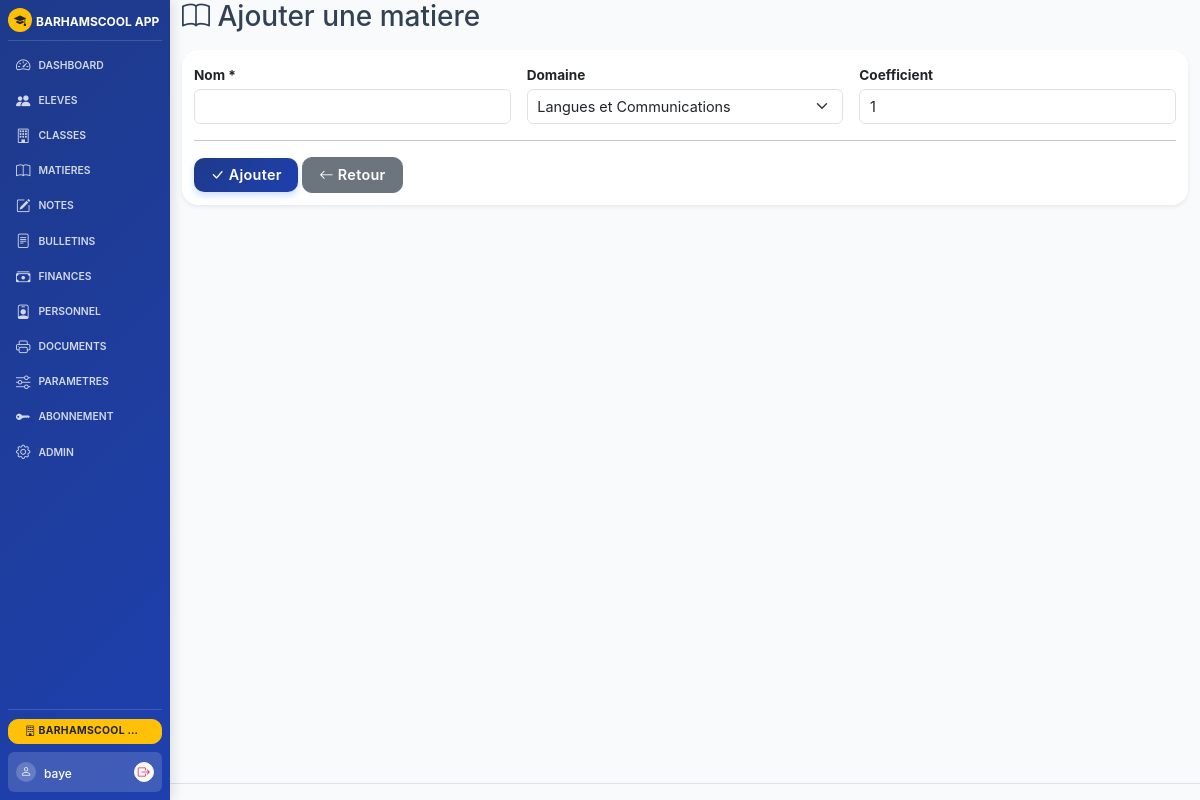
Screenshot of /matieres/ajouter (signed in) with the database file from the repository.
### models.py (models this page shows, shortened)
class Ecole(db.Model):
    id = db.Column(db.Integer, primary_key=True)
    nom = db.Column(db.String(200), default='BARHAMSCOOL APP')
    identifiant = db.Column(db.String(50), unique=True, nullable=True)
    adresse = db.Column(db.String(300), default='ZAC MBAO CITE CAPEC')
    tel = db.Column(db.String(100), default='338369035-772601310-777385032')
    annee_scolaire = db.Column(db.String(20), default='2024-2025')
    zone = db.Column(db.String(100), default='RUFISQUE')
    dev = db.Column(db.String(200), default='Abdou Diatta - Barham Informatique')
    email = db.Column(db.String(150), default='')
    type_ecole = db.Column(db.String(100), default='')
    directeur = db.Column(db.String(150), default='')
    chef_etablissement = db.Column(db.String(150), default='')
    slogan = db.Column(db.String(300), default='')
    autorisation = db.Column(db.String(100), default='')
    code_etablissement = db.Column(db.String(50), default='')
    ia = db.Column(db.String(100), default='')
    ief = db.Column(db.String(100), default='')
    session_timeout = db.Column(db.Integer, default=30)  # en minutes
    max_login_attempts = db.Column(db.Integer, default=5)
    lockout_duration = db.Column(db.Integer, default=15)  # en minutes
    ip_whitelist = db.Column(db.Text, default='')  # IPs autorisées (séparées par virgule)
    smtp_server = db.Column(db.String(150), default='')
    smtp_port = db.Column(db.Integer, default=587)
    smtp_user = db.Column(db.String(150), default='')
    smtp_password = db.Column(db.String(150), default='')
    smtp_use_tls = db.Column(db.Boolean, default=True)
    email_expediteur = db.Column(db.String(150), default='')

class User(UserMixin, db.Model):
    id = db.Column(db.Integer, primary_key=True)
    username = db.Column(db.String(80), unique=True, nullable=False)
    password_hash = db.Column(db.String(256), nullable=False)
    role = db.Column(db.String(50), default='user')
    ecole_id = db.Column(db.Integer, db.ForeignKey('ecole.id'), nullable=True)
    created_at = db.Column(db.DateTime, default=lambda: datetime.now(timezone.utc))
    last_login = db.Column(db.DateTime, nullable=True)
    identifiant = db.Column(db.String(50), unique=True, nullable=True)
    ecole = db.relationship('Ecole', backref='users')

### routes_classes.py (the view)
@app.route('/matieres/ajouter', methods=['GET','POST'])
@login_required
def matiere_ajouter():
    ecole_id = get_current_ecole_id()
    e = Ecole.query.get(ecole_id)
    if request.method == 'POST':
        db.session.add(Matiere(nom=request.form.get('nom'), domaine=request.form.get('domaine'), coefficient=request.form.get('coefficient',1), ecole_id=ecole_id))
        db.session.commit(); flash('Matière ajoutée','success'); return redirect(url_for('matieres'))
    return render_template('classes/matiere_form.html', ecole=e)

### app.py (called while the page is built, shortened)
def get_current_ecole_id():
    if 'ecole_id' in session:
        return session['ecole_id']
    ecole = Ecole.query.first()
    if ecole:
        session['ecole_id'] = ecole.id
        return ecole.id
    return 1

def get_current_annee():
    annee_session = session.get('annee_scolaire')
    if annee_session and str(annee_session).strip().lower() != 'none':
        return annee_session

@app.context_processor
def inject_globals():
    try:
        ecole_id = get_current_ecole_id()
        ecole = Ecole.query.get(ecole_id)
        if not ecole:
            ecole = Ecole.query.first()
            if ecole: session['ecole_id'] = ecole.id
        all_ecoles = Ecole.query.all()
        annees = AnneeScolaire.query.filter_by(ecole_id=ecole_id).order_by(AnneeScolaire.annee.desc()).all()
        current_annee = get_current_annee()
    except Exception:
        ecole = None
        all_ecoles = []
        annees = []
        current_annee = get_current_annee()
    return dict(ecole=ecole, all_ecoles=all_ecoles, all_annees=annees, current_annee=current_annee)

@app.context_processor
def inject_licence_status():
    from flask_login import current_user
    from models import Licence
    try:
        if current_user.is_authenticated and current_user.role != 'super_users':
            ecole_id = get_current_ecole_id()
            licence = Licence.licence_active_for_ecole(ecole_id)
            if licence:
                return {
                    'has_licence': True,
                    'est_essai': licence.essai,
                    'jours_restants': licence.jours_restants
                }
            return {'has_licence': False, 'est_essai': False, 'jours_restants': 0}
    except:
        pass
    return {'has_licence': True, 'est_essai': False, 'jours_restants': 0}  # super_users = toujours true

### routes_auth.py (called while the page is built)
@login_manager.user_loader
def load_user(id): return User.query.get(int(id))

### templates/classes/matiere_form.html (shortened to what this page needs)
{% extends "base.html" %}
{% block content %}
<h3 class="mb-3"><i class="bi bi-book"></i> {{ 'Modifier' if matiere else 'Ajouter' }} une matiere</h3>
<div class="card shadow-sm"><div class="card-body">
<form method="POST" action="{{ url_for('matiere_modifier', id=matiere.id) if matiere else url_for('matiere_ajouter') }}">
    <div class="row g-3">
        <div class="col-md-4">
            <label class="form-label fw-bold">Nom *</label>
            <input type="text" name="nom" class="form-control" value="{{ matiere.nom if matiere }}" required>
        </div>
        <div class="col-md-4">
            <label class="form-label fw-bold">Domaine</label>
            <select name="domaine" class="form-select">
                <option value="LANGUES ET COMMUNICATIONS" {% if matiere and matiere.domaine=='LANGUES ET COMMUNICATIONS' %}selected{% endif %}>Langues et Communications</option>
            </select>
        </div>
        <div class="col-md-4">
            <label class="form-label fw-bold">Coefficient</label>
            <input type="number" name="coefficient" class="form-control" value="{{ matiere.coefficient if matiere else 1 }}" min="1" max="10">
        </div>
    </div>
    <hr>
    <button type="submit" class="btn btn-primary"><i class="bi bi-check-lg"></i> {{ 'Enregistrer' if matiere else 'Ajouter' }}</button>
    <a href="{{ url_for('matieres') }}" class="btn btn-secondary"><i class="bi bi-arrow-left"></i> Retour</a>
</form>
</div></div>
{% endblock %}

### templates/base.html (shortened to what this page needs)
<!DOCTYPE html>
<html lang="fr">
<head>
    <link href="https://cdn.jsdelivr.net/npm/bootstrap@5.3.3/dist/css/bootstrap.min.css" rel="stylesheet">
    <link href="https://cdn.jsdelivr.net/npm/bootstrap-icons@1.11.3/font/bootstrap-icons.min.css" rel="stylesheet">
    <link href="{{ url_for('static', filename='css/style.css') }}?v=3" rel="stylesheet">
</head>
<body>
    <div class="app-layout {% if not current_user.is_authenticated %}no-sidebar{% endif %}">
        {% if current_user.is_authenticated %}
        <aside class="app-sidebar text-white" id="appSidebar">
            <div class="sidebar-brand">
                <div class="brand-icon bg-warning text-dark rounded-circle me-1" style="width:24px; height:24px; display:flex; align-items:center; justify-content:center; flex-shrink: 0;">
                    <i class="bi bi-mortarboard-fill" style="font-size: 0.75rem !important;"></i>
                </div>
                <div class="brand-text text-truncate" title="{{ ecole.nom if ecole else 'BARHAMSCOOL APP' }}">
                    <span class="fw-bold" style="font-size: 0.75rem !important;">{{ ecole.nom if ecole else 'BARHAMSCOOL APP' }}</span>
                </div>
            </div>
            <nav class="sidebar-menu">
                <ul class="nav flex-column gap-0">
                    {% if not has_licence %}
                    <li class="nav-item">
                        <a class="nav-link d-flex align-items-center gap-2 py-1 px-2 {{ 'active' if request.endpoint == 'abonnement' }}" href="{{ url_for('abonnement') }}">
                            <i class="bi bi-key-fill" style="font-size: 0.9rem;"></i>
                            <span style="font-size: 0.65rem; text-transform: uppercase; font-weight: 600;">Abonnement</span>
                        </a>
                    </li>
                    {% else %}
                    {% for endpoint, icon, label in nav_items %}
                    <li class="nav-item">
                        <a class="nav-link d-flex align-items-center gap-2 py-1 px-2 {{ 'active' if request.endpoint == endpoint }}" href="{{ url_for(endpoint) }}">
                            <i class="bi {{ icon }}" style="font-size: 0.9rem;"></i>
                            <span style="font-size: 0.65rem; text-transform: uppercase; font-weight: 600;">{{ label }}</span>
                        </a>
                    </li>
                    {% endfor %}
                    <li class="nav-item">
                        <a class="nav-link d-flex align-items-center gap-2 py-1 px-2 {{ 'active' if request.endpoint == 'parametres_financiers' }}" href="{{ url_for('parametres_financiers') }}">
                            <i class="bi bi-sliders" style="font-size: 0.9rem;"></i>
                            <span style="font-size: 0.65rem; text-transform: uppercase; font-weight: 600;">Parametres</span>
                        </a>
                    </li>
                    <li class="nav-item">
                        <a class="nav-link d-flex align-items-center gap-2 py-1 px-2 {{ 'active' if request.endpoint == 'abonnement' }}" href="{{ url_for('abonnement') }}">
                            <i class="bi bi-key-fill" style="font-size: 0.9rem;"></i>
                            <span style="font-size: 0.65rem; text-transform: uppercase; font-weight: 600;">Abonnement</span>
                        </a>
                    </li>
                    {% endif %}
                    {% if current_user.role == 'super_users' %}
                    <li class="nav-item">
                        <a class="nav-link d-flex align-items-center gap-2 py-1 px-2 {{ 'active' if request.endpoint == 'admin' }}" href="{{ url_for('admin') }}">
                            <i class="bi bi-gear" style="font-size: 0.9rem;"></i>
                            <span style="font-size: 0.65rem; text-transform: uppercase; font-weight: 600;">Admin</span>
                        </a>
                    </li>
                    {% endif %}
                </ul>
            </nav>
            <div class="sidebar-footer mt-auto">
                {% if current_user.role == 'super_users' and all_ecoles %}
                <div class="dropdown w-100 mb-2">
                    <button class="btn btn-sm btn-warning text-dark dropdown-toggle fw-bold w-100 py-1" type="button" data-bs-toggle="dropdown" aria-expanded="false" style="font-size: 0.65rem; line-height: 1.4; text-overflow: ellipsis; overflow: hidden; white-space: nowrap;" title="{{ ecole.nom if ecole else 'École' }}">
                        <i class="bi bi-building"></i> {{ ecole.nom if ecole else 'École' }}
                    </button>
                </div>
                {% endif %}
                <div class="user-profile-block d-flex align-items-center justify-content-between p-2 rounded" style="background: rgba(255,255,255,0.15);">
                    <div class="d-flex align-items-center gap-2">
                        <div class="avatar bg-white-20 rounded-circle" style="width:20px; height:20px; display:flex; align-items:center; justify-content:center;">
                            <i class="bi bi-person" style="font-size: 0.7rem;"></i>
                        </div>
                        <div class="user-info text-truncate">
                            <span class="fw-medium text-white" style="font-size: 0.75rem;">{{ current_user.username }}</span>
                        </div>
                    </div>
                    <a class="btn btn-sm btn-light p-0 rounded-circle d-flex align-items-center justify-content-center" href="{{ url_for('logout') }}" title="Quitter" style="width: 20px; height: 20px; color: var(--danger-color) !important;">
                        <i class="bi bi-box-arrow-right" style="font-size: 0.75rem;"></i>
                    </a>
                </div>
            </div>
        </aside>
        {% endif %}
        <main class="app-main">
            <div class="container-fluid" style="margin-top:0 !important; padding-top:0 !important;">
                {% block content %}{% endblock %}
            </div>
            <footer class="text-center text-muted py-2 mt-auto border-top small">
            </footer>
        </main>
    </div>
</body>
</html>

### static/css/style.css (style rules this page uses)
:root { --primary-color: #1e3a8a; --primary-gradient: linear-gradient(135deg, #1e3a8a 0%, #1e40af 100%); --accent-color: #f59e0b; --secondary-color: #64748b; --success-color: #10b981; --danger-color: #e11d48; --warning-color: #f59e0b; --info-color: #0ea5e9; --dark-color: #0f172a; --light-bg: #f8fafc; --card-shadow: 0 10px 15px -3px rgba(0, 0, 0, 0.1), 0 4px 6px -2px rgba(0, 0, 0, 0.05); --transition: all 0.25s cubic-bezier(0.4, 0, 0.2, 1); }
body { background-color: var(--light-bg); font-family: 'Outfit', 'Inter', -apple-system, BlinkMacSystemFont, "Segoe UI", Roboto, sans-serif; color: #334155; -webkit-font-smoothing: antialiased; }
.card { border: none; border-radius: 16px; box-shadow: var(--card-shadow); transition: var(--transition); overflow: hidden; }
.btn { border-radius: 10px; padding: 0.7rem 1.5rem; font-weight: 600; transition: var(--transition); letter-spacing: 0.3px; }
.btn-primary { background: var(--primary-gradient); border: none; box-shadow: 0 4px 6px rgba(13, 110, 253, 0.2); }
.bg-white-20 { background-color: rgba(255, 255, 255, 0.2); }
html, body { height: 100vh; overflow: hidden; }
body { display: flex; flex-direction: column; }
.container-fluid { flex: 1 1 auto; overflow-y: auto; overflow-x: hidden; padding-top: 0.5rem; padding-bottom: 0.5rem; }
footer { flex-shrink: 0; padding-top: 0.5rem; padding-bottom: 0.5rem; }
.card { margin-bottom: 0.5rem; }
.card-body { padding: 0.75rem; }
.form-label { margin-bottom: 0.25rem; font-size: 0.85rem; }
.form-select, .form-control { padding: 0.35rem 0.6rem; font-size: 0.9rem; }
.btn { padding: 0.4rem 1rem; font-size: 0.9rem; }
.app-layout { display: flex; height: 100vh; width: 100vw; overflow: hidden; }
.app-sidebar { width: 170px; flex-shrink: 0; height: 100%; display: flex; flex-direction: column; padding: 0.5rem; background: var(--primary-gradient) !important; box-shadow: 4px 0 10px rgba(0, 0, 0, 0.1); z-index: 1040; }
.sidebar-brand { display: flex; align-items: center; padding-bottom: 0.5rem; margin-bottom: 0.5rem; border-bottom: 1px solid rgba(255, 255, 255, 0.15); }
.sidebar-menu .nav { gap: 0.15rem !important; }
.sidebar-menu .nav-link { padding: 0.35rem 0.5rem !important; }
.sidebar-menu { flex: 1; overflow-y: auto; scrollbar-width: none; -ms-overflow-style: none; }
.sidebar-menu .nav-link { color: rgba(255, 255, 255, 0.8) !important; border-radius: 8px; transition: var(--transition); font-size: 0.8rem; }
.sidebar-footer { padding-top: 0.5rem; border-top: 1px solid rgba(255, 255, 255, 0.15); flex-shrink: 0; }
.app-main { flex: 1; display: flex; flex-direction: column; height: 100%; overflow: hidden; background-color: var(--light-bg); }
.app-main > .container-fluid { flex: 1; overflow-y: auto; padding: 0 12px !important; margin: 0 !important; }
.app-main footer { flex-shrink: 0; }

### rows the page displays
Ecole: nom "BARHAMSCOOL APP", nom "BARHAMSCOOL…"
User: username "baye"

### other values shown
{{ label }} "DASHBOARD" "ELEVES" "CLASSES" "MATIERES" "NOTES" "BULLETINS" "FINANCES" "PERSONNEL" "DOCUMENTS"
{{ 'Modifier' if matiere else 'Ajouter' }} "Ajouter"
{{ 'Enregistrer' if matiere else 'Ajouter' }} "Ajouter"
